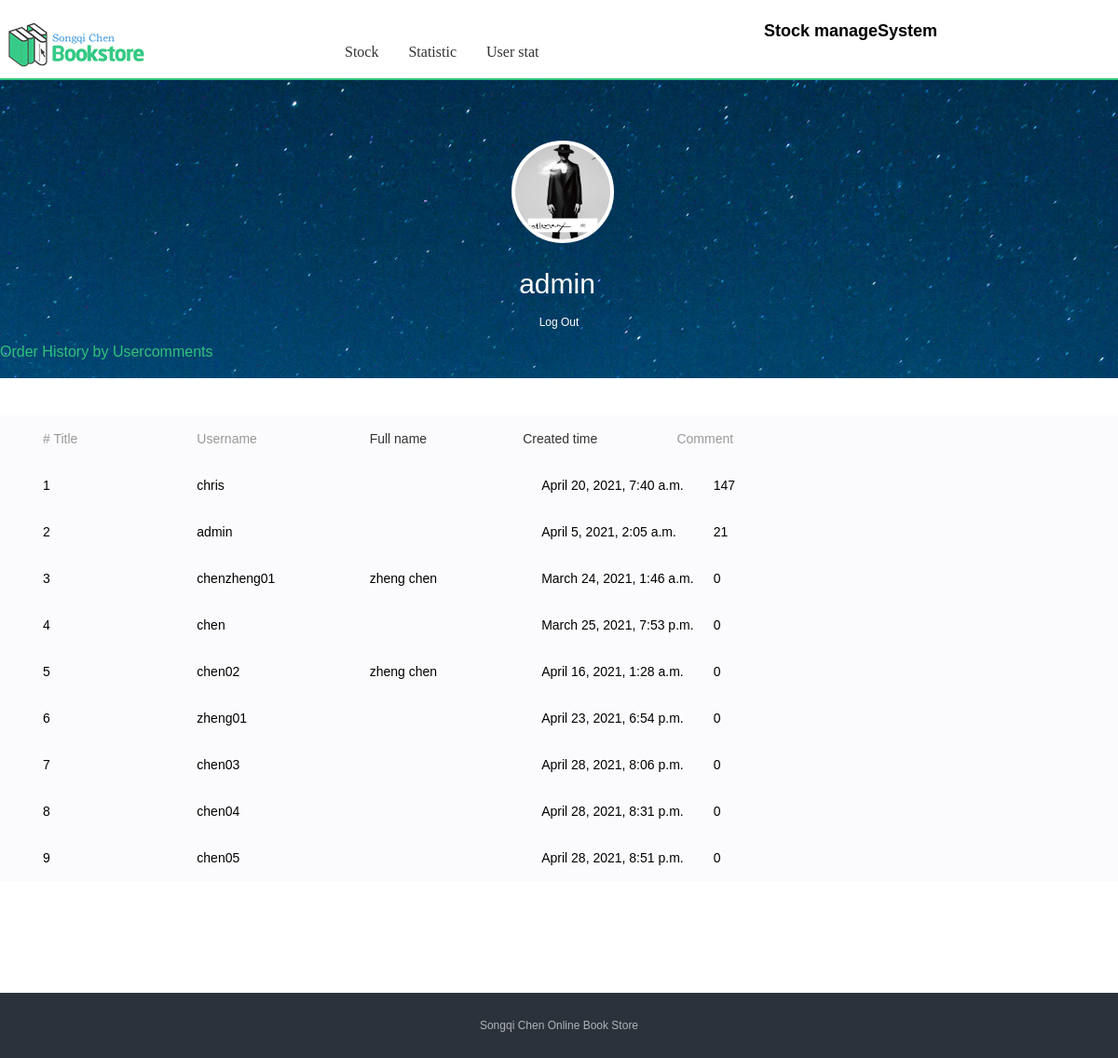
The page /user/orderbyusercomment.html (signed in) on the database its author committed.
### user/models.py (models this page shows, shortened)
class MyUser(AbstractUser):
    qq = models.CharField('FaceBook Account', max_length=20)
    weChat = models.CharField('Ins Account', max_length=20)
    mobile = models.CharField('Phone Number', max_length=11, unique=True)
    score = models.IntegerField('Score', default=100)
    disscore = models.IntegerField('Disscore', default=100)
    scoregap = models.IntegerField('Scoregap', default=0)
    sumcomment = models.IntegerField('Sumcomment', default=1)
    img = models.CharField('User Image', max_length=20)

### user/views.py (the view)
# urls.py: path('orderbyusercomment.html', views.orderbyusercomment, name='orderbyusercomment'),
def orderbyusercomment(request):
    name = request.user.username
    object_list =MyUser.objects.all().order_by('-sumcomment')
    user_info=MyUser.objects.filter(username=name)
    print('is staff',user_info[0].is_staff)
    staff=user_info[0].is_staff
    if staff :
       print('i orderbypublisher enter')
       return render(request, 'orderbyusercomment.html', locals())
    else:
       return render(request, 'home.html', locals())

### user/templates/orderbyusercomment.html (shortened to what this page needs)
{% extends "title_base.html"  %}
{% block title  %}
{% load static %}
<link type="text/css" rel="stylesheet" href="{% static "css/common.css" %}">
<link type="text/css" rel="stylesheet" href="{% static "css/user.css" %}">
</head>
<body class="member">
    <div class="header">
        <a href="/" class="logo" title="Index"><img src="{% static "image/logo.png" %}"></a>
        <div class="search-box">
         <h2> Stock manageSystem</h2>
        </div>
    </div>
	<div class="nav-box">
		<div class="nav-box-inner">
			<ul class="nav clearfix">
				<li><a href="/admin">Stock</a></li>
				<li><a href="{% url 'home' 1 %}" target="_blank">Statistic</a></li>
	    	    <li><a href="{% url 'orderbyuser'  %}" target="_blank">User stat</a></li>
			</ul>
		</div>
	</div>
    <div class="mod_profile js_user_data" style="">
        <div class="section_inner">
            <div class="profile__cover_link">
                <img src="{% static "image/user.jpg" %}" class="profile__cover">
            </div>
            <h1 class="profile__tit">
                <span class="profile__name">{{ user.username }}</span>
            </h1>
                <a href="{% url 'logout' %}" style="color:white;">Log Out</a>
        </div>
    </div>
	<div class="main main--profile" style="">
        <div class="mod_tab profile_nav" role="nav" id="nav">
            <span class="mod_tab__item mod_tab__current" id="hear_tab">Order History by Usercomments</span>
        </div>
		<div class="js_box" style="display: block;">
			<div class="profile_cont">
				<div class="js_sub" style="display: block;">
					<div class="mod_booklist">
						<ul class="booklist__header">
							<li class="booklist__header_name"># Title</li>
							<li class="booklist__header_name">Username</li>
						<a href="{% url 'orderbypublisher' %}" ><li class="booklist__header_author">Full name</li></a>
						<a href="{% url 'orderbyauthor' %}" ><li class="booklist__header_name">Created time</li></a>
							<li class="booklist__header_time">Comment</li>
						</ul>
						<ul class="booklist__list">
                            {% for item in object_list %}
				<li>
				   <div class="booklist__item booklist__item--even">
				    <div class="booklist__bookname">
                                       {{forloop.counter}}
				    </div>
				    <div class="booklist__bookname">
                                      {{ item.username }}
				    </div>
			           <div class="booklist__artist">
                                     {{ item.first_name }}&nbsp{{ item.last_name }}
				    </div>
 			          <div class="booklist__artist">{{ item.date_joined }}</div>
 			          <div class="booklist__artist">{{ item.sumcomment }}</div>
				</div>
				</li>
                            {% endfor %}
						</ul>
					</div>
					<div class="page-box">
						<div class="pagebar" id="pageBar">
                        </div>
					</div>
				</div>
			</div>
		</div>
    </div>
{% endblock  %}

### static/css/common.css (style rules this page uses)
blockquote,body,button,dd,dl,dt,fieldset,form,h1,h2,h3,h4,h5,h6,hr,input,legend,li,ol,p,pre,td,textarea,th,ul { margin:0;padding:0 }
ol,ul { list-style:none }
body { font:12px/1.5 Arial;-webkit-text-size-adjust:none }
fieldset,img { border:0 none }
a { color:#333;text-decoration:none;outline:0 }
.clearfix:after { content:".";display:block;height:0;clear:both;visibility:hidden;font-size:0 }
.header { width:1200px;height:80px;padding:0;margin:10px auto 0 }
.header .logo { float:left;width:214px;height:54px;margin:10px 0 0 0;overflow:hidden }
.search-box { position:relative;z-index:50;float:right;width:302px;padding:0 78px 0 0;margin:10px 0 0 }
.nav-box { margin-top:-50px;border-bottom:2px solid #30C37E }
.nav-box-inner { width:1200px;margin:0 auto }
.nav-box .nav { padding:0 0 12px 360px;height:32px;line-height:32px }
.nav li { float:left;height:32px;margin-right:12px }
.nav-box .nav li a { position:relative;float:left;padding:0 10px;font:16px/2 'Microsoft YaHei';color:#333;white-space:nowrap }
.page-box { position:relative;zoom:1 }
.pagebar { padding:0 0 40px;font-size:14px;font-family:arial;line-height:34px;text-align:center }

### static/css/user.css (style rules this page uses)
.mod_profile { height:255px;padding-top:65px;background:url(../image/user_bg.jpg) 50% no-repeat;background-size:cover;text-align:center;color:#fff }
.mod_profile .section_inner { height:315px }
.profile__cover_link { position:relative;width:102px;height:102px;margin:0 auto }
.profile__cover { display:block;width:100%;height:100%;border:4px solid #fff;border-radius:99px;background:#fff }
.profile__name { font-size:30px;font-weight:400;line-height:64px;margin-right:4px }
.mod_booklist { padding:40px 0;font-size:14px;overflow:hidden }
.booklist__list { overflow:hidden;clear:both }
.booklist__header,.booklist__item { position:relative;padding-left:46px;padding-right:100px }
.booklist__item { clear:both;font-size:0;overflow:hidden }
.booklist__item--even { background-color:#fbfbfd }
.booklist__album,.booklist__artist,.booklist__number,.booklist__other,.booklist__bookname,.booklist__time { line-height:50px;height:50px;overflow:hidden;text-overflow:ellipsis;white-space:nowrap;font-size:14px }
.booklist__header { height:50px;line-height:50px;background-color:#fbfbfd;color:#999 }
.booklist__header_name,.booklist__bookname { float:left;width:15.685185%;position:relative;white-space:normal }
.booklist__album,.booklist__artist,.booklist__header_album,.booklist__header_author { float:left;padding-left:20px;width:15.611111% }
.booklist__header_time,.booklist__time { float:left;top:0;right:38px;width:90px }
.main { min-height:500px; }
.main,.section_inner { max-width:1200px;margin:0 auto;position:relative }
.profile__tit { padding-top:20px; }
.mod_tab,.mod_tab__item { height:56px;line-height:56px }
.mod_tab { position:relative;zoom:1;border-bottom:1px solid #f7f7f7;margin-bottom:30px }
.mod_tab__item { position:relative;float:left;font-size:16px;overflow:hidden;margin-right:55px }
.mod_tab__current { color:#31c27c }
.profile_nav { position:absolute;top:-56px;left:0;margin-bottom:0;width:80% }
.profile_nav .mod_tab__item { color:#fff;margin-right:40px }
.profile_nav .mod_tab__current,.profile_nav .mod_tab__item:hover { color:#31c27c;text-decoration:none; }

### rows shown on the page
MyUser: username "admin", date_joined "April 5, 2021, 2:05 a.m.", sumcomment "21"
MyUser: username "chris", date_joined "April 20, 2021, 7:40 a.m.", sumcomment "147"
MyUser: username "chenzheng01", first_name "zheng", last_name "chen", date_joined "March 24, 2021, 1:46 a.m.", sumcomment "0"
MyUser: username "chen", date_joined "March 25, 2021, 7:53 p.m.", sumcomment "0"
MyUser: username "chen02", first_name "zheng", last_name "chen", date_joined "April 16, 2021, 1:28 a.m.", sumcomment "0"
MyUser: username "zheng01", date_joined "April 23, 2021, 6:54 p.m.", sumcomment "0"
MyUser: username "chen03", date_joined "April 28, 2021, 8:06 p.m.", sumcomment "0"
MyUser: username "chen04", date_joined "April 28, 2021, 8:31 p.m.", sumcomment "0"
MyUser: username "chen05", date_joined "April 28, 2021, 8:51 p.m.", sumcomment "0"
